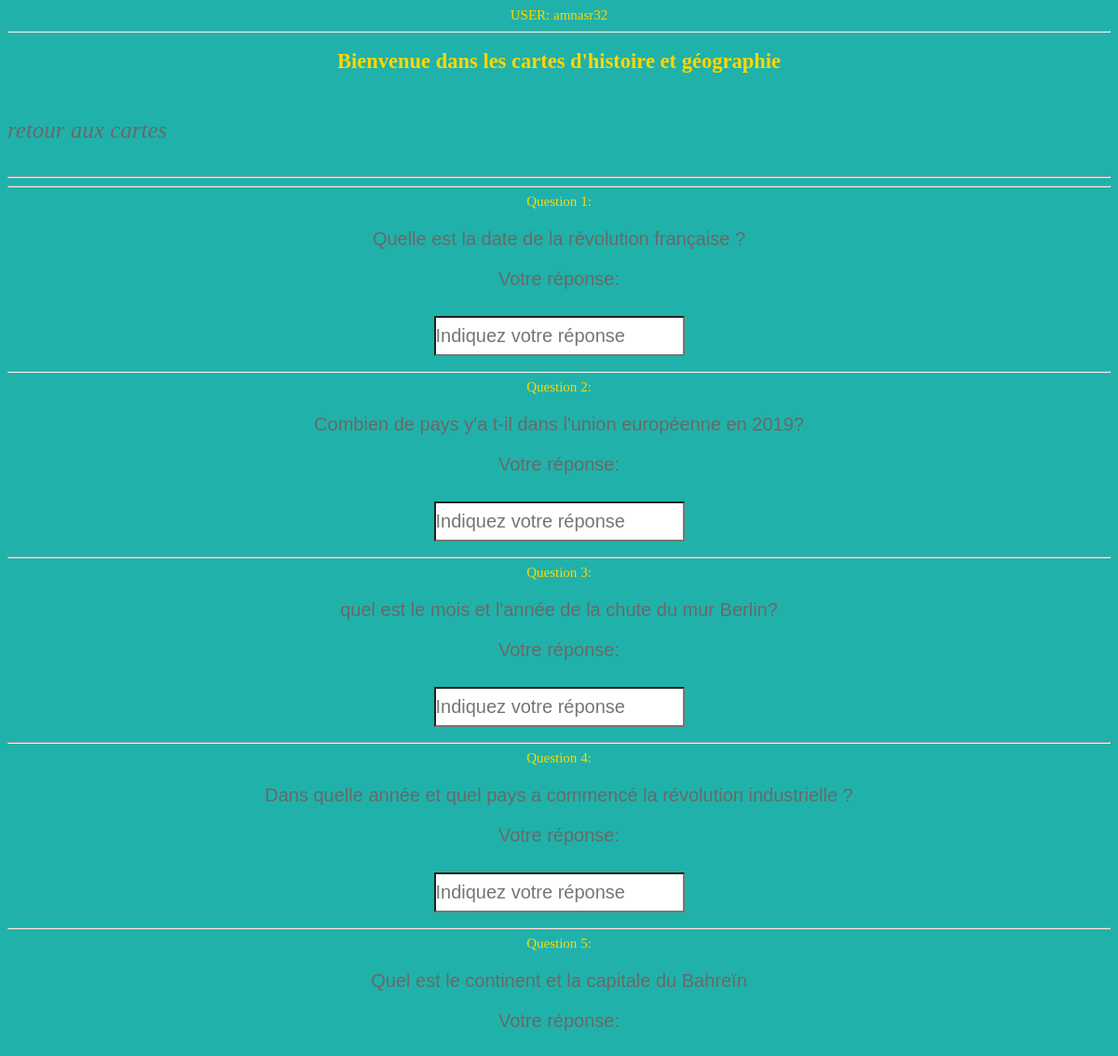
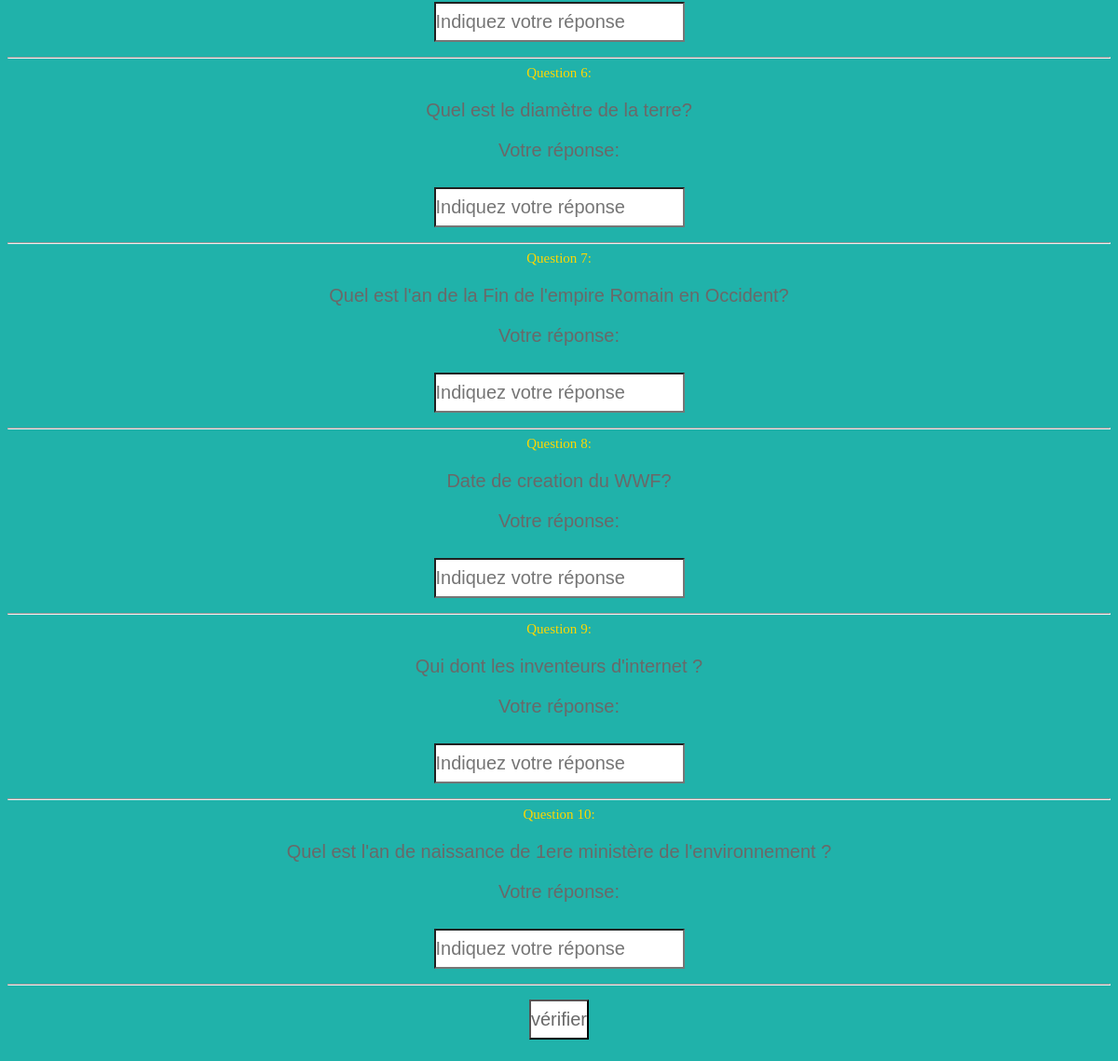
/cartes_histoire_géo.php (signed in), run on the app's committed database (2 pictures, top to bottom).
### tables this page shows
CREATE TABLE IF NOT EXISTS `cartes_histoire_geo` (
  `id` int(11) NOT NULL AUTO_INCREMENT,
  `question` varchar(100) NOT NULL,
  `reponse` varchar(100) NOT NULL,
  PRIMARY KEY (`id`)
);

### cartes_histoire_géo.php (the view, shortened to what this page needs)
<?php
if(isset($_SESSION['username'])){
echo"USER:"."   ".$_SESSION['username'];
?>
<DOCTYPE!html>
<html lang="fr">
<head>
  <link rel="stylesheet" href=" jeu.css ">
</head>
<body>
<hr/>
<h2> Bienvenue dans les cartes d'histoire et géographie <br></h2>
 <a href="membre.php" > <i> <div style="text-align:left">retour aux cartes </div></i></a>
 <hr/>
<?php
			$connect=mysqli_connect('localhost','root','','amira_base');
			$roq="SELECT * FROM cartes_histoire_geo" ;
			$reg=mysqli_query($connect,$roq);
			$a=0;
			while($ligne=mysqli_fetch_assoc($reg)){
					$a++;
					echo"<hr>";
					echo"Question ".$a.":";
					echo "<br/>";
					?>
					<p><?php echo $ligne['question'];
					echo "<br/>";
?></p>
	<form method="POST" action="cartes_histoire_géo.php">
	<p>Votre réponse:</p>
	<input type ="text" name="reponse_carte_histoire_geo[]" placeholder="Indiquez votre réponse" >
<?php
}
echo"<hr>";}
			?>
		 <input type="submit" size="20"  value="vérifier" name="submit_check3">
			</form>
</body>
</html>

### jeu.css (style rules this page uses)
body { background-color:#20B2AA ; color: gold; text-align:center; font-family: italic; font-size: 15px; }
p { color:#696969; font-family: italic; }
a { padding: 50px; margin: 80px; font-weight:500; text-decoration:none; font-size: 50px; text-align: center; color:#696969; }
form input { background: white ; overflow: hidden; font-size: 20px; padding: 8px 0; margin: 8px 0 ; font-family: sans-serif; border-bottom: 20 px solid; color: #696969; }

### cartes_histoire_géo.php (style rules this page uses)
a { text-align: center; font-family: italic; font-size: 25px; color:#696969; }
p { color:#696969; font-size: 20px; font-family: italic; font-family: sans-serif; }
h2 { color:gold; }

### data on the page
cartes_histoire_geo: question "Quelle est la date de la révolution française ?"
cartes_histoire_geo: question "Combien de pays y'a t-il dans l'union européenne en 2019?"
cartes_histoire_geo: question "quel est le mois et l'année de la chute du mur Berlin?"
cartes_histoire_geo: question "Dans quelle année et quel pays a commencé la révolution industrielle ?"
cartes_histoire_geo: question "Quel est le continent et la capitale du Bahreïn"
cartes_histoire_geo: question "Quel est le diamètre de la terre?"
cartes_histoire_geo: question "Quel est l'an de la Fin de l'empire Romain en Occident?"
cartes_histoire_geo: question "Date de creation du WWF?"
cartes_histoire_geo: question "Qui dont les inventeurs d'internet ?"
cartes_histoire_geo: question "Quel est l'an de naissance de 1ere ministère de l'environnement ?"

### other printed values
$_SESSION['username'] "amnasr32"
